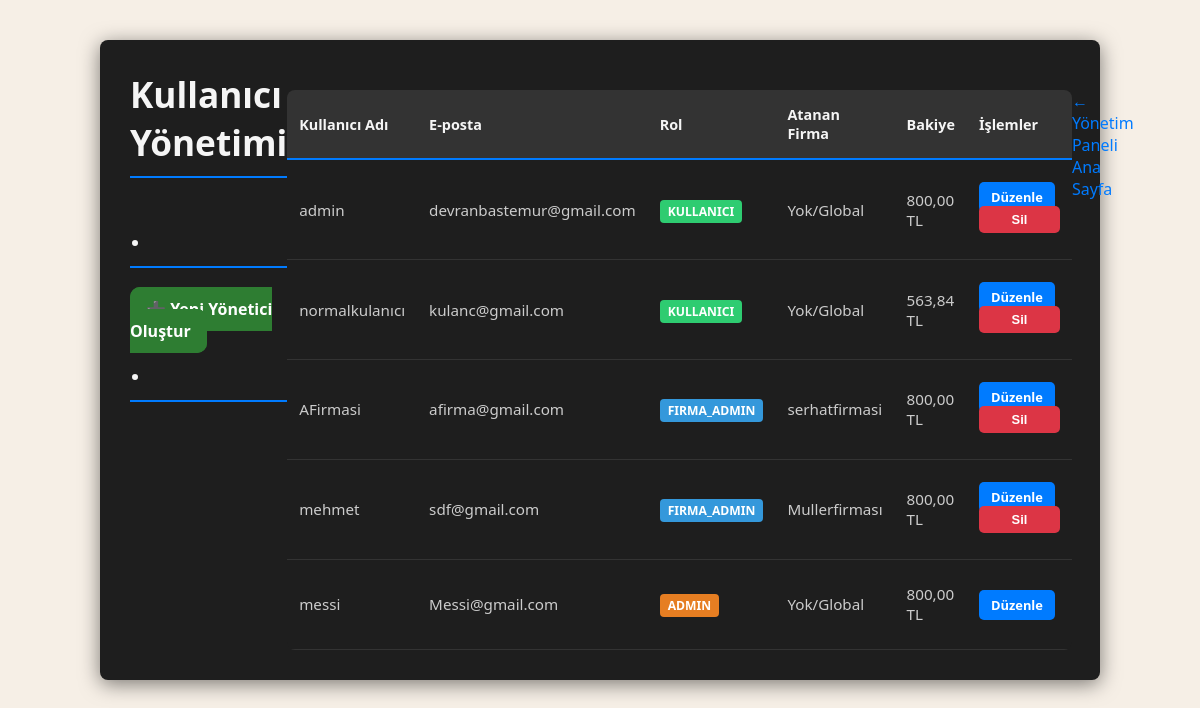
The page /admin/user_crud.php (signed in) on the database its author committed.
### tables this page shows
CREATE TABLE "User" (
	"id"	INTEGER,
	"full_name"	TEXT,
	"email"	TEXT NOT NULL UNIQUE,
	"role"	TEXT NOT NULL,
	"password"	TEXT NOT NULL,
	"company_id"	TEXT,
	"balance"	INTEGER DEFAULT 800,
	"created_at"	TIMESTAMP NOT NULL DEFAULT CURRENT_TIMESTAMP,
	PRIMARY KEY("id" AUTOINCREMENT),
	FOREIGN KEY("company_id") REFERENCES "Bus_Company"("id")
);

CREATE TABLE "Bus_Company" (
	"id"	TEXT,
	"name"	TEXT NOT NULL UNIQUE,
	"logo_path"	TEXT,
	"created_at"	TIMESTAMP DEFAULT CURRENT_TIMESTAMP,
	PRIMARY KEY("id")
);

### src/libs/helpers.php (called while the page is built, shortened)
<?php
function view(string $filename, array $data = []): void
{
    $auth_dir = __DIR__ . '/../..';
    if (strpos($filename, 'admin/inc/') !== false) {
        $file_path = $auth_dir . '/public/' . $filename . '.php';
    }
    else {
        $file_path = $auth_dir . '/src/inc/' . $filename . '.php';
    }
    require_once $file_path;
}

### src/libs/connection.php (called while the page is built, shortened)
<?php
function db(): PDO
{
    static $pdo;
    $database_path = realpath(__DIR__ . '/../../config/Otobus_Database.db');
    if (!$pdo) {
        try {
            $pdo = new PDO("sqlite:" . $database_path);
            $pdo->setAttribute(PDO::ATTR_ERRMODE, PDO::ERRMODE_EXCEPTION);
        } catch (PDOException $e) {
            die("Veritabanı bağlantı hatası: " . $e->getMessage());
        }
    }
    return $pdo;
}

### src/auth.php (called while the page is built, shortened)
<?php
function get_all_users_with_company(): array
{
    $sql = "
        SELECT
            u.id,
            u.full_name,
            u.email,
            u.role,
            u.balance,
            bc.name AS company_name
        FROM
            User u
        LEFT JOIN
            Bus_Company bc ON u.company_id = bc.id
        ORDER BY
            u.role DESC, u.full_name ASC
    ";
    try {
        $statement = db()->query($sql);
        return $statement->fetchAll(PDO::FETCH_ASSOC);
    } catch (PDOException $e) {
        error_log("Kullanıcı listesi çekme hatası: " . $e->getMessage());
        return [];
    }
}

### public/admin/user_crud.php (the view, shortened to what this page needs)
<?php
$users = get_all_users_with_company();
?>
<?php view('header', ['title' => 'Kullanıcı ve Rol Yönetimi']) ?>
<main class="admin-main">      <div class="admin-header"></div>
    <div class="admin-header">
        <h1>Kullanıcı Yönetimi</h1>
        <h1>     .       </h1>
        <a href="user_form.php?action=create" class="btn btn-primary">➕ Yeni Yönetici Oluştur</a>
    <h1>     .       </h1>
    </div>
    <?php if (empty($users)): ?>
        <div class="alert-info">
            Sistemde kayıtlı kullanıcı bulunmamaktadır.
        </div>
    <?php else: ?>
        <table class="data-table">
            <thead>
                <tr>
                    <th>Kullanıcı Adı</th>
                    <th>E-posta</th>
                    <th>Rol</th>
                    <th>Atanan Firma</th>
                    <th>Bakiye</th>
                    <th>İşlemler</th>
                </tr>
            </thead>
            <tbody>
                <?php foreach ($users as $user): ?>
                <tr>
                    <td><?= htmlspecialchars($user['full_name']) ?></td>
                    <td><?= htmlspecialchars($user['email']) ?></td>
                    <td><span class="role-badge role-<?= htmlspecialchars($user['role']) ?>"><?= strtoupper(htmlspecialchars($user['role'])) ?></span></td>
                    <td><?= htmlspecialchars($user['company_name'] ?? 'Yok/Global') ?></td>
                    <td><?= number_format($user['balance'], 2, ',', '.') ?> TL</td>
                    <td class="action-buttons">
                        <a href="user_form.php?action=edit&id=<?= $user['id'] ?>" class="btn-sm btn-edit">Düzenle</a>
                        <?php if ($user['id'] !== $_SESSION['user_id']): ?>
                            <form action="user_form.php" method="post" onsubmit="return confirm('Bu kullanıcıyı silmek istediğinizden emin misiniz?');" style="display:inline;">
                                <button type="submit" class="btn-sm btn-delete">Sil</button>
                            </form>
                        <?php endif; ?>
                    </td>
                </tr>
                <?php endforeach; ?>
            </tbody>
        </table>
    <?php endif; ?>
    <a href="index.php" class="back-link">← Yönetim Paneli Ana Sayfa</a>
</main>
<?php view('footer') ?>

### src/inc/header.php (shortened to what this page needs)
<?php
$layout = (($page_layout ?? 'default') === 'auth') ? 'layout-auth' : 'layout-default';
?>
<!doctype html>
<html lang="tr">
<head>
  <link rel="stylesheet" href="/public/style.css">
</head>
<body class="<?= $layout ?>">
  <main class="site-main">

### src/inc/footer.php
</main>
</body>
</html>

### public/style.css (style rules this page uses)
* { box-sizing: border-box; margin: 0; padding: 0; }
html, body { height: 100%; }
body { font-family: 'Segoe UI', Tahoma, Geneva, Verdana, sans-serif; min-height: 100vh; background: #121212; color: #f5f5f5; }
:root { color-scheme: dark light; }
.site-main { min-height: 100vh; width: 100%; }
a { color: var(--primary); text-decoration: none; }
h1, h2, h3 { color: var(--text); }
button[type="submit"], .btn { width: 100%; padding: 12px 16px; border-radius: 10px; border: 1px solid var(--primary); background: var(--primary); color: var(--on-primary); font-weight: 700; font-size: 16px; cursor: pointer; transition: transform .06s, background .2s, border-color .2s; }
.layout-default { --primary: #2e7d32; --primary-strong: #1b5e20; --on-primary: #ffffff; --accent: #d97706; --accent-strong: #b45309; --bg: #f6efe6; --surface: #fffdf9; --text: #1f1f1f; --muted: #6f6a62; --input: #ffffff; --border: #e8dfcf; background: var(--bg); color: var(--text); }
:root, .admin-main, .trip-listing-main { --bg-dark: #121212; --card-dark: #1e1e1e; --text-light: #f5f5f5; --primary-blue: #007bff; --border-color-dark: #333; }
main { background: transparent; border: 0; box-shadow: none; max-width: none; width: 100%; padding: 0; }
.layout-default .site-main { width: 100%; }
.role-badge { padding: 2px 8px; border-radius: 4px; font-size: 0.8em; font-weight: bold; color: var(--text-light); }
.role-admin { background-color: #e67e22; }
.role-firma_admin { background-color: #3498db; }
.role-kullanici { background-color: #2ecc71; }
.admin-main .back-link { display: block; margin-top: 20px; color: var(--primary-blue); }
.admin-main { display: flex; max-width: 1400px; width: 95%; margin: 40px auto; background: var(--bg-dark); border-radius: 8px; box-shadow: 0 4px 20px rgba(0, 0, 0, 0.5); min-height: 80vh; }
.admin-main { max-width: 1000px; width: 95%; margin: 40px auto; background: var(--card-dark); border-radius: 8px; padding: 30px; box-shadow: 0 4px 20px rgba(0, 0, 0, 0.5); color: var(--text-light); }
.admin-main h1 { color: var(--text-light); border-bottom: 2px solid var(--primary-blue); padding-bottom: 10px; margin-bottom: 30px; font-size: 2.2em; }
.data-table { width: 100%; border-collapse: collapse; margin-top: 20px; background-color: var(--card-dark); border-radius: 8px; overflow: hidden; }
.data-table thead th { background-color: #333; color: var(--text-light); padding: 15px 12px; text-align: left; font-weight: 700; border-bottom: 2px solid var(--primary-blue); font-size: 0.9em; }
.data-table tbody tr { border-bottom: 1px solid var(--border-color-dark); transition: background-color 0.2s; }
.data-table tbody td { padding: 12px; vertical-align: middle; color: #ccc; font-size: 0.95em; }
.role-badge { padding: 3px 8px; border-radius: 4px; font-size: 0.8em; font-weight: bold; color: #fff; }
.role-kullanici, .role-user { background-color: #2ecc71; }
.action-buttons a, .action-buttons button { padding: 6px 12px; border-radius: 5px; text-decoration: none; font-weight: 600; font-size: 0.85em; margin-right: 5px; border: none; cursor: pointer; transition: opacity 0.2s; }
.action-buttons .btn-edit { background-color: var(--primary-blue); color: #fff; }
.action-buttons .btn-delete { background-color: #dc3545; color: #fff; }
.admin-header h1 { display: flex; justify-content: space-between; align-items: center; }
.admin-header .btn-primary { padding: 10px 15px; width: auto; font-size: 1em; }

### rows shown on the page
user: full_name "admin", email "devranbastemur@gmail.com", role "KULLANICI", company_name "Yok/Global", balance "800,00"
user: full_name "normalkulanıcı", email "kulanc@gmail.com", role "KULLANICI", company_name "Yok/Global", balance "563,84"
user: full_name "AFirmasi", email "afirma@gmail.com", role "FIRMA_ADMIN", company.name "serhatfirmasi", balance "800,00"
user: full_name "mehmet", email "sdf@gmail.com", role "FIRMA_ADMIN", company.name "Mullerfirması", balance "800,00"
user: full_name "messi", email "Messi@gmail.com", role "ADMIN", company_name "Yok/Global", balance "800,00"
